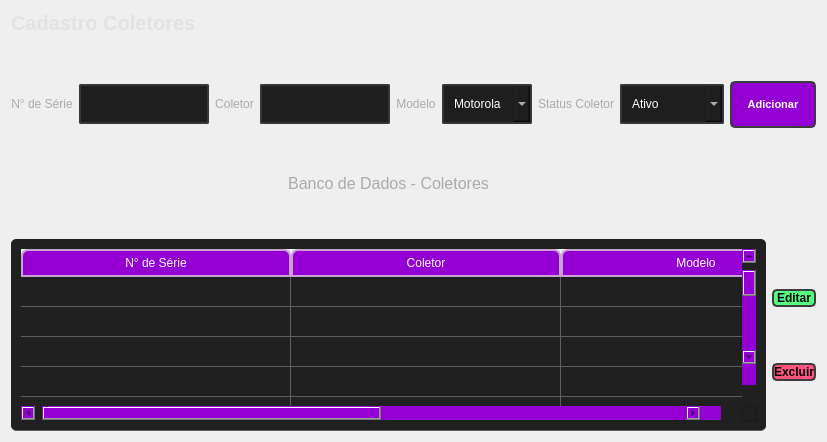
            <widget class="QWidget" name="page_4">
             <layout class="QGridLayout" name="gridLayout">
              <item row="0" column="0" colspan="2">
               <widget class="QLabel" name="label_2">
                <property name="font">
                 <font>
                  <family>Segoe UI</family>
                  <pointsize>15</pointsize>
                  <weight>75</weight>
                  <bold>true</bold>
                 </font>
                </property>
                <property name="toolTip">
                 <string>&lt;html&gt;&lt;head/&gt;&lt;body&gt;&lt;p align=&quot;center&quot;&gt;&lt;span style=&quot; font-size:12pt; color:#d8d8d8;&quot;&gt;Cadastrar Coletores&lt;/span&gt;&lt;/p&gt;&lt;/body&gt;&lt;/html&gt;</string>
                </property>
                <property name="styleSheet">
                 <string notr="true">color:rgb(226, 226, 226);</string>
                </property>
                <property name="text">
                 <string>Cadastro Coletores</string>
                </property>
               </widget>
              </item>
              <item row="6" column="0">
               <widget class="QTableWidget" name="table_coletor">
                <property name="styleSheet">
                 <string notr="true">QTableWidget {	
	background-color: rgb(32, 32, 32);
	padding: 10px;
	border-radius: 5px;
	gridline-color: rgb(95, 95, 95);
	border-bottom: 1px solid rgb(95, 95, 95);
	color: rgb(255,255,255);

}
QTableWidget::item{
	border-color: rgb(95, 95, 95);
	padding-left: 5px;
	padding-right: 5px;
	gridline-color: rgb(95, 95, 95);
}
QTableWidget::item:selected{
	background-color: rgb(153, 51, 153);
}
QScrollBar:horizontal {
    border: none;
    background:  rgb(148, 0, 211);
    height: 14px;
    margin: 0px 21px 0 21px;
	border-radius: 0px;
}
 QScrollBar:vertical {
	border: none;
    background: rgb(148, 0, 211);
    width: 10px;
    margin: 11px 0 11px 0;
	border-radius: 0px;
 }

QHeaderView::section:horizontal
{
    border: 2px solid rgb(200,162, 211);
	background-color: rgb(148, 0, 211);
	color: rgb(255,255,255);
	
	padding: 3px;
	border-top-left-radius: 7px;
    border-top-right-radius: 7px;
}
QHeaderView::section:vertical
{
    border: 1px solid rgb(148, 0, 211);

} QScrollBar:vertical {
	border: none;
    background: rgb(148, 0, 211);
    width: 14px;
    margin: 21px 0 21px 0;
	border-radius: 0px;
 }

QScrollBar:horizontall {
	border: none;
    background: rgb(148, 0, 211);
    width: 14px;
    margin: 21px 0 21px 0;
	border-radius: 0px;
 }
</string>
                </property>
                <property name="rowCount">
                 <number>250</number>
                </property>
                <attribute name="horizontalHeaderDefaultSectionSize">
                 <number>270</number>
                </attribute>
                <attribute name="horizontalHeaderStretchLastSection">
                 <bool>false</bool>
                </attribute>
                <attribute name="verticalHeaderVisible">
                 <bool>false</bool>
                </attribute>
                <row>
                 <property name="text">
                  <string>New Row</string>
                 </property>
                </row>
                <row>
                 <property name="text">
                  <string>New Row</string>
                 </property>
                </row>
                <row>
                 <property name="text">
                  <string>New Row</string>
                 </property>
                </row>
                <row>
                 <property name="text">
                  <string>New Row</string>
                 </property>
                </row>
                <row>
                 <property name="text">
                  <string>New Row</string>
                 </property>
                </row>
                <row>
                 <property name="text">
                  <string>New Row</string>
                 </property>
                </row>
                <row>
                 <property name="text">
                  <string>New Row</string>
                 </property>
                </row>
                <row>
                 <property name="text">
                  <string>New Row</string>
                 </property>
                </row>
                <row/>
                <row/>
                <row/>
                <row/>
                <row/>
                <row/>
                <row/>
                <row/>
                <row/>
                <row/>
                <row/>
                <row/>
                <row/>
                <row/>
                <row/>
                <row/>
                <row/>
                <row/>
                <row/>
                <row/>
                <row/>
                <row/>
                <row/>
                <row/>
                <row/>
                <row/>
                <row/>
                <row/>
                <row/>
                <row/>
                <row/>
                <row/>
                <row/>
                <row/>
                <row/>
                <row/>
                <row/>
                <row/>
                <row/>
                <row/>
                <row/>
                <row/>
                <row/>
                <row/>
                <row/>
                <row/>
                <row/>
                <row/>
                <row/>
                <row/>
                <row/>
                <row/>
                <row/>
                <row/>
                <row/>
                <row/>
                <row/>
                <row/>
                <row/>
                <row/>
                <row/>
                <row/>
                <row/>
                <row/>
                <row/>
                <row/>
                <row/>
                <row/>
                <row/>
                <row/>
                <row/>
                <row/>
                <row/>
                <row/>
                <row/>
                <row/>
                <row/>
                <row/>
                <row/>
                <row/>
                <row/>
                <row/>
                <row/>
                <row/>
                <row/>
                <row/>
                <row/>
                <row/>
                <row/>
                <row/>
                <row/>
                <row/>
                <row/>
                <row/>
                <row/>
                <row/>
                <row/>
                <row/>
                <row/>
                <row/>
                <row/>
                <row/>
                <row/>
                <row/>
                <row/>
                <row/>
                <row/>
                <row/>
                <row/>
                <row/>
                <row/>
                <row/>
                <row/>
                <row/>
                <row/>
                <row/>
                <row/>
                <row/>
                <row/>
                <row/>
                <row/>
                <row/>
                <row/>
                <row/>
                <row/>
                <row/>
                <row/>
                <row/>
                <row/>
                <row/>
                <row/>
                <row/>
                <row/>
                <row/>
                <row/>
                <row/>
                <row/>
                <row/>
                <row/>
                <row/>
                <row/>
                <row/>
                <row/>
                <row/>
                <row/>
                <row/>
                <row/>
                <row/>
                <row/>
                <row/>
                <row/>
                <row/>
                <row/>
                <row/>
                <row/>
                <row/>
                <row/>
                <row/>
                <row/>
                <row/>
                <row/>
                <row/>
                <row/>
                <row/>
                <row/>
                <row/>
                <row/>
                <row/>
                <row/>
                <row/>
                <row/>
                <row/>
                <row/>
                <row/>
                <row/>
                <row/>
                <row/>
                <row/>
                <row/>
                <row/>
                <row/>
                <row/>
                <row/>
                <row/>
                <row/>
                <row/>
                <row/>
                <row/>
                <row/>
                <row/>
                <row/>
                <row/>
                <row/>
                <row/>
                <row/>
                <row/>
                <row/>
                <row/>
                <row/>
                <row/>
                <row/>
                <row/>
                <row/>
                <row/>
                <row/>
                <row/>
                <row/>
                <row/>
                <row/>
                <row/>
                <row/>
                <row/>
                <row/>
                <row/>
                <row/>
                <row/>
                <row/>
                <row/>
                <row/>
                <row/>
                <row/>
                <row/>
                <row/>
                <row/>
                <row/>
                <row/>
                <row/>
                <row/>
                <row/>
                <row/>
                <row/>
                <row/>
                <row/>
                <row/>
                <row/>
                <row/>
                <row/>
                <row/>
                <row/>
                <row/>
                <row/>
                <row/>
                <column>
                 <property name="text">
                  <string>N° de Série</string>
                 </property>
                </column>
                <column>
                 <property name="text">
                  <string>Coletor</string>
                 </property>
                </column>
                <column>
                 <property name="text">
                  <string>Modelo</string>
                 </property>
                </column>
                <column>
                 <property name="text">
                  <string>Status Coletor</string>
                 </property>
                </column>
               </widget>
              </item>
              <item row="6" column="1">
               <layout class="QVBoxLayout" name="verticalLayout_16">
                <item>
                 <widget class="QPushButton" name="btn_editar_coletor">
                  <property name="font">
                   <font>
                    <weight>75</weight>
                    <bold>true</bold>
                   </font>
                  </property>
                  <property name="styleSheet">
                   <string notr="true">QPushButton {	
	background-color:rgb(85, 255, 127);
	border: 2px solid rgb(60, 60, 60);
	border-radius: 5px;
	padding: 2em;
}
QPushButton:hover {	
	background-color:rgb(95, 255, 137);
	border: 2px solid rgb(70, 70, 70);
}
QPushButton:pressed {	
	background-color:rgb(105, 255, 147);
	border: 2px solid rgb(85, 255, 127);	
	color: rgb(255, 255, 255);
	
}</string>
                  </property>
                  <property name="text">
                   <string>Editar</string>
                  </property>
                 </widget>
                </item>
                <item>
                 <widget class="QPushButton" name="btn_excluir_coletor">
                  <property name="font">
                   <font>
                    <weight>75</weight>
                    <bold>true</bold>
                   </font>
                  </property>
                  <property name="styleSheet">
                   <string notr="true">QPushButton {	
	background-color: rgb(255, 85, 127);
	border: 2px solid rgb(60, 60, 60);
	border-radius: 5px;
	padding: 2em;
}
QPushButton:hover {	
	background-color: rgb(255, 95, 137);
	border: 2px solid rgb(70, 70, 70);
}
QPushButton:pressed {	
	background-color: rgb(255, 85, 127);
	border: 2px solid rgb(255, 85, 127);	
	color: rgb(255, 255, 255);
	
}</string>
                  </property>
                  <property name="text">
                   <string>Excluir</string>
                  </property>
                 </widget>
                </item>
               </layout>
              </item>
              <item row="4" column="0">
               <widget class="QLabel" name="version_13">
                <property name="text">
                 <string>&lt;html&gt;&lt;head/&gt;&lt;body&gt;&lt;p align=&quot;center&quot;&gt;&lt;span style=&quot; font-size:12pt; color:#aaaaaa;&quot;&gt;Banco de Dados - Coletores&lt;/span&gt;&lt;/p&gt;&lt;/body&gt;&lt;/html&gt;</string>
                </property>
                <property name="alignment">
                 <set>Qt::AlignRight|Qt::AlignTrailing|Qt::AlignVCenter</set>
                </property>
               </widget>
              </item>
              <item row="2" column="0" colspan="2">
               <layout class="QHBoxLayout" name="horizontalLayout_11">
                <item>
                 <layout class="QHBoxLayout" name="horizontalLayout_4">
                  <item>
                   <widget class="QLabel" name="version_17">
                    <property name="text">
                     <string>&lt;html&gt;&lt;head/&gt;&lt;body&gt;&lt;p align=&quot;center&quot;&gt;&lt;span style=&quot; color:#aaaaaa;&quot;&gt;N° de Série&lt;/span&gt;&lt;/p&gt;&lt;/body&gt;&lt;/html&gt;</string>
                    </property>
                    <property name="alignment">
                     <set>Qt::AlignRight|Qt::AlignTrailing|Qt::AlignVCenter</set>
                    </property>
                   </widget>
                  </item>
                  <item>
                   <widget class="QLineEdit" name="lineEdit_seriecoletor">
                    <property name="styleSheet">
                     <string notr="true">QLineEdit {
	
	font: 75 10pt &quot;Segoe UI&quot;;
	border: 2px solid rgb(55, 55,55);
	border-radius: 2px;
	padding: 10px;
	background-color: rgb(30, 30, 30);	
	color: rgb(255, 255, 255);
}
QLineEdit:hover {
	border: 2px solid rgb(55, 55, 55);
}
QLineEdit:focus {
	border: 2px solid rgb(148, 0, 211);	
	color: rgb(148, 0, 211);
}
</string>
                    </property>
                   </widget>
                  </item>
                 </layout>
                </item>
                <item>
                 <layout class="QHBoxLayout" name="horizontalLayout_9">
                  <item>
                   <layout class="QHBoxLayout" name="horizontalLayout_3">
                    <item>
                     <widget class="QLabel" name="version_16">
                      <property name="text">
                       <string>&lt;html&gt;&lt;head/&gt;&lt;body&gt;&lt;p align=&quot;center&quot;&gt;&lt;span style=&quot; color:#aaaaaa;&quot;&gt;Coletor&lt;/span&gt;&lt;/p&gt;&lt;/body&gt;&lt;/html&gt;</string>
                      </property>
                      <property name="alignment">
                       <set>Qt::AlignRight|Qt::AlignTrailing|Qt::AlignVCenter</set>
                      </property>
                     </widget>
                    </item>
                    <item>
                     <widget class="QLineEdit" name="lineEdit_addcoletor">
                      <property name="styleSheet">
                       <string notr="true">QLineEdit {
	
	font: 75 10pt &quot;Segoe UI&quot;;
	border: 2px solid rgb(55, 55,55);
	border-radius: 2px;
	padding: 10px;
	background-color: rgb(30, 30, 30);	
	color: rgb(255, 255, 255);
}
QLineEdit:hover {
	border: 2px solid rgb(55, 55, 55);
}
QLineEdit:focus {
	border: 2px solid rgb(148, 0, 211);	
	color: rgb(148, 0, 211);
}
</string>
                      </property>
                     </widget>
                    </item>
                    <item>
                     <layout class="QHBoxLayout" name="horizontalLayout_6">
                      <item>
                       <widget class="QLabel" name="version_18">
                        <property name="text">
                         <string>&lt;html&gt;&lt;head/&gt;&lt;body&gt;&lt;p align=&quot;center&quot;&gt;&lt;span style=&quot; color:#aaaaaa;&quot;&gt;Modelo&lt;/span&gt;&lt;/p&gt;&lt;/body&gt;&lt;/html&gt;</string>
                        </property>
                        <property name="alignment">
                         <set>Qt::AlignRight|Qt::AlignTrailing|Qt::AlignVCenter</set>
                        </property>
                       </widget>
                      </item>
                      <item>
                       <widget class="QComboBox" name="cbox_modelo">
                        <property name="styleSheet">
                         <string notr="true">	font: 75 10pt &quot;Segoe UI&quot;;
	border: 2px solid rgb(55, 55,55);
	border-radius: 2px;
	padding: 10px;
	background-color: rgb(30, 30, 30);	
	color: rgb(255, 255, 255);
	border: 2px solid rgb(55, 55, 55);

</string>
                        </property>
                        <item>
                         <property name="text">
                          <string>Motorola</string>
                         </property>
                        </item>
                        <item>
                         <property name="text">
                          <string>Intermec</string>
                         </property>
                        </item>
                        <item>
                         <property name="text">
                          <string>Zebra</string>
                         </property>
                        </item>
                       </widget>
                      </item>
                     </layout>
                    </item>
                   </layout>
                  </item>
                  <item>
                   <widget class="QLabel" name="version_19">
                    <property name="text">
                     <string>&lt;html&gt;&lt;head/&gt;&lt;body&gt;&lt;p align=&quot;center&quot;&gt;&lt;span style=&quot; color:#aaaaaa;&quot;&gt;Status Coletor&lt;/span&gt;&lt;/p&gt;&lt;/body&gt;&lt;/html&gt;</string>
                    </property>
                    <property name="alignment">
                     <set>Qt::AlignRight|Qt::AlignTrailing|Qt::AlignVCenter</set>
                    </property>
                   </widget>
                  </item>
                  <item>
                   <widget class="QComboBox" name="cbox_statuscoletor">
                    <property name="styleSheet">
                     <string notr="true">	font: 75 10pt &quot;Segoe UI&quot;;
	border: 2px solid rgb(55, 55,55);
	border-radius: 2px;
	padding: 10px;
	background-color: rgb(30, 30, 30);	
	color: rgb(255, 255, 255);
	border: 2px solid rgb(55, 55, 55);

</string>
                    </property>
                    <item>
                     <property name="text">
                      <string>Ativo</string>
                     </property>
                    </item>
                    <item>
                     <property name="text">
                      <string>Desativado</string>
                     </property>
                    </item>
                   </widget>
                  </item>
                  <item>
                   <widget class="QPushButton" name="btn_adicionar_coletor">
                    <property name="font">
                     <font>
                      <pointsize>8</pointsize>
                      <weight>75</weight>
                      <bold>true</bold>
                     </font>
                    </property>
                    <property name="styleSheet">
                     <string notr="true">QPushButton {	
	background-color: rgb(148, 0, 211);
	border: 2px solid rgb(60, 60, 60);
		border-radius: 5px;
	padding: 15px;
	color:rgb(255,255,255)
}
QPushButton:hover {	
	background-color: rgb(200, 162, 200);
	border: 2px solid rgb(70, 70, 70);
}
QPushButton:pressed {	
	background-color: rgb(153, 51, 153);
	border: 2px solid rgb(153, 51, 153);	
	color: rgb(255, 255, 255);
	
}</string>
                    </property>
                    <property name="text">
                     <string>Adicionar</string>
                    </property>
                   </widget>
                  </item>
                 </layout>
                </item>
               </layout>
              </item>
              <item row="1" column="0">
               <spacer name="verticalSpacer_6">
                <property name="orientation">
                 <enum>Qt::Vertical</enum>
                </property>
                <property name="sizeType">
                 <enum>QSizePolicy::Minimum</enum>
                </property>
                <property name="sizeHint" stdset="0">
                 <size>
                  <width>20</width>
                  <height>40</height>
                 </size>
                </property>
               </spacer>
              </item>
              <item row="3" column="0">
               <spacer name="verticalSpacer_5">
                <property name="orientation">
                 <enum>Qt::Vertical</enum>
                </property>
                <property name="sizeType">
                 <enum>QSizePolicy::Minimum</enum>
                </property>
                <property name="sizeHint" stdset="0">
                 <size>
                  <width>20</width>
                  <height>40</height>
                 </size>
                </property>
               </spacer>
              </item>
              <item row="5" column="0">
               <spacer name="verticalSpacer_7">
                <property name="orientation">
                 <enum>Qt::Vertical</enum>
                </property>
                <property name="sizeType">
                 <enum>QSizePolicy::Minimum</enum>
                </property>
                <property name="sizeHint" stdset="0">
                 <size>
                  <width>20</width>
                  <height>40</height>
                 </size>
                </property>
               </spacer>
              </item>
             </layout>
            </widget>
